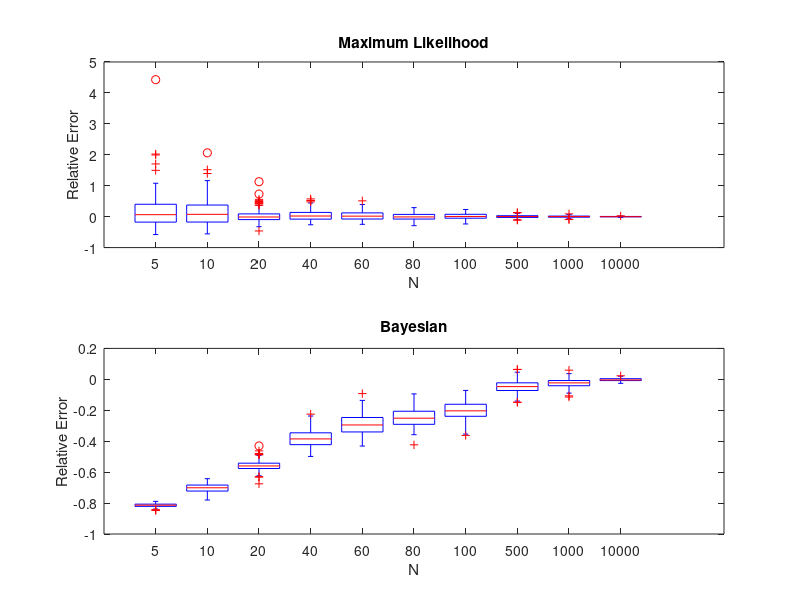

MATLAB code for this plot:
N = [5 10 20 40 60 80 100 500 1000 10000];
ml = zeros(100,10);
bay = zeros(100,10);
for k=1:10
for c = 1:100
X = rand(N(k),1);
Y = -0.2*log(X);
ml(c,k) = (N(k)/sum(Y)- 5)/5;
bay(c,k) = ((N(k)+1)/(sum(Y) + 5.5) - 5)/5;
end
end
subplot(2,1,1) 
boxplot(ml);
title('Maximum Likelihood');
set(gca,'XTickLabel',N);
xlabel('N');
ylabel('Relative Error');
subplot(2,1,2) 
boxplot(bay);
title('Bayesian');
set(gca,'XTickLabel',N);
xlabel('N');
ylabel('Relative Error');
